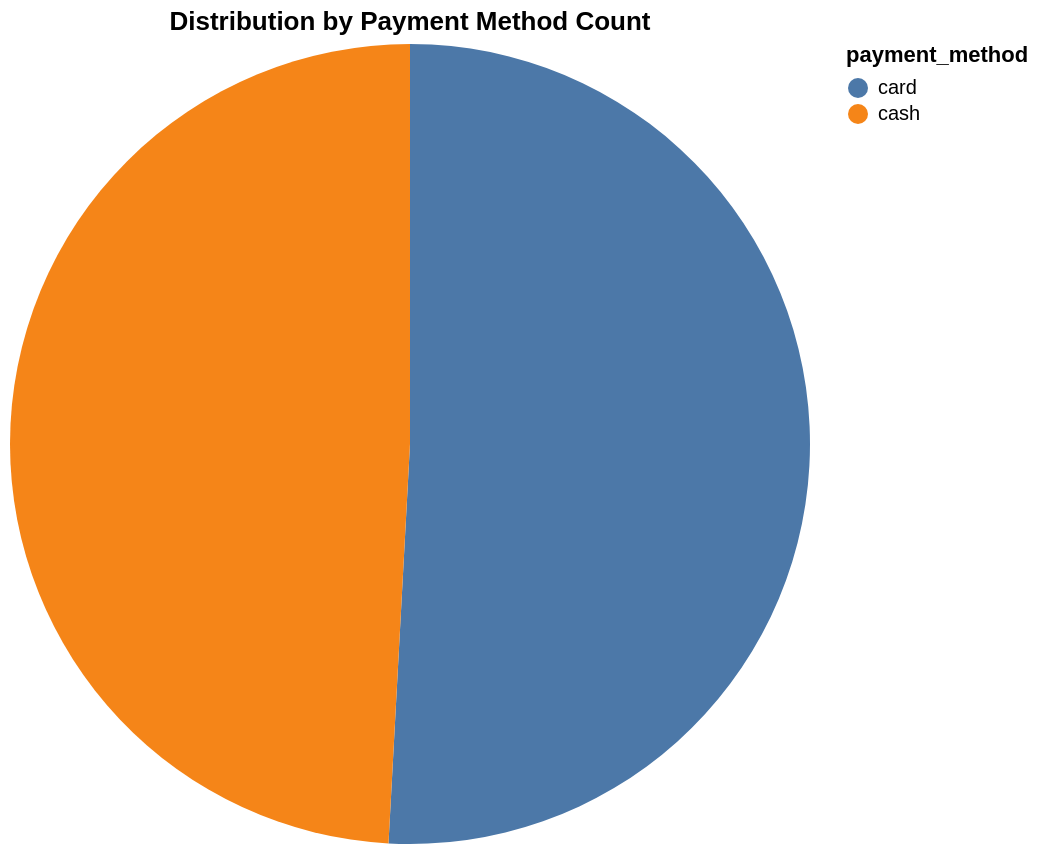

Notebook code cell kept with this figure:
### Code cell
# Calculate percentages first
transactions_count_by_payment['percentage'] = (
    transactions_count_by_payment['count'] /
    transactions_count_by_payment['count'].sum() * 100
)
transactions_count_by_payment

# Base chart
base = alt.Chart(transactions_count_by_payment).encode(
    theta=alt.Theta(field="count", type="quantitative"),
    color=alt.Color(field="payment_method", type="nominal"),
    tooltip=['payment_method:N', 'count:Q', alt.Tooltip(
        'percentage:Q', format='.1f', title='Percentage (%)')]  
)

# Just the pie, no text
revenue_by_payment = base.mark_arc().properties(
    title='Distribution by Payment Method Count',
    width=400,
    height=400
)
revenue_by_payment

### Figure 1 — Vega-Lite specification as saved in the notebook (floating-point values rounded to 4 significant figures)
{"config": {"view": {"continuousWidth": 300, "continuousHeight": 300}}, "data": {"name": "data-91c92f8b8a4563f6d2ddb288685c7c83"}, "mark": {"type": "arc"}, "encoding": {"color": {"field": "payment_method", "type": "nominal"}, "theta": {"field": "count", "type": "quantitative"}, "tooltip": [{"field": "payment_method", "type": "nominal"}, {"field": "count", "type": "quantitative"}, {"field": "percentage", "format": ".1f", "title": "Percentage (%)", "type": "quantitative"}]}, "height": 400, "title": "Distribution by Payment Method Count", "width": 400, "$schema": "https://vega.github.io/schema/vega-lite/v6.1.0.json", "datasets": {"data-91c92f8b8a4563f6d2ddb288685c7c83": [{"level_0": 0, "index": 0, "payment_method": "card", "count": 2198, "percentage": 50.86}, {"level_0": 1, "index": 1, "payment_method": "cash", "count": 2124, "percentage": 49.14}]}}
